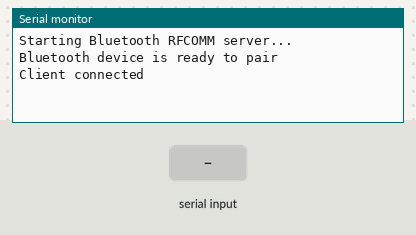
This sketch was run on a simulated ESP32. Parts: the last lines printed to the serial monitor. Inputs (shaded band) come from the test bench. Nothing arrives over Bluetooth unless stated.

Above: at 2.2 s.
2.3 s: "1\n" received over the second serial link
At 3.0 s:
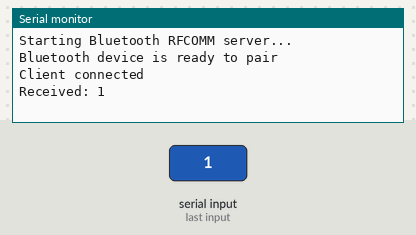
3.8 s: "0\n" received over the second serial link
At 4.1 s:
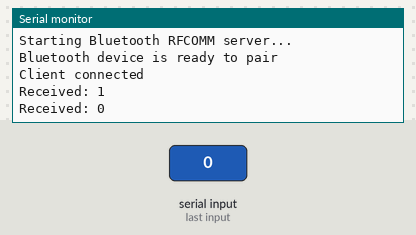
5.3 s: "2\n" received over the second serial link
At 6.5 s:
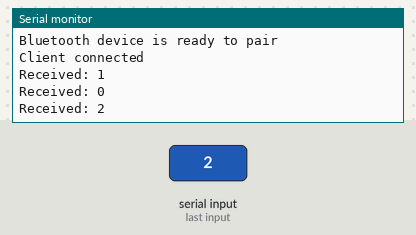

The sketch:

ESP32_as_Bluetooth_RFCOMM_Device_controlled_from_Phone.ino
```cpp
#include <BluetoothSerial.h>

// Your ESP32 will act as RFCOMM Server device
// In RoboRemo tap Menu -> CONNECT -> Bluetooth (RFCOMM) -> ESP32-RFCOMM
// (Device must be paired first from Android Bluetooth Settings)
BluetoothSerial SerialBT;

void setup() {
  Serial.begin(115200);
  delay(1000);

  Serial.println("Starting Bluetooth RFCOMM server...");

  if (!SerialBT.begin("ESP32-RFCOMM")) {
    Serial.println("An error occurred initializing Bluetooth");
    return;
  }
  Serial.println("Bluetooth device is ready to pair");
}

void loop() {

  if (SerialBT.hasClient()) {
    Serial.println("Client connected");
    String command = "";
    while (SerialBT.connected()) {
      if (SerialBT.available()) {
        char c = SerialBT.read();
        if (c == '\n') {
          // End of command
          Serial.println("Received: " + command);
          // Example: toggle an onboard LED or parse commands
          // For now, just echo back
          SerialBT.println("Received: " + command);

          // Clear command buffer
          command = "";
        } else {
          command += c;
        }
      }
    }
    Serial.println("Client disconnected");
  }
}
```

Measured:
- after the input at 2.3 s, the serial monitor: prints a new line at once (image 1)
- after the input at 3.8 s, the serial monitor: prints a new line at once (image 2)
- after the input at 5.3 s, the serial monitor: prints a new line at once (image 3)
